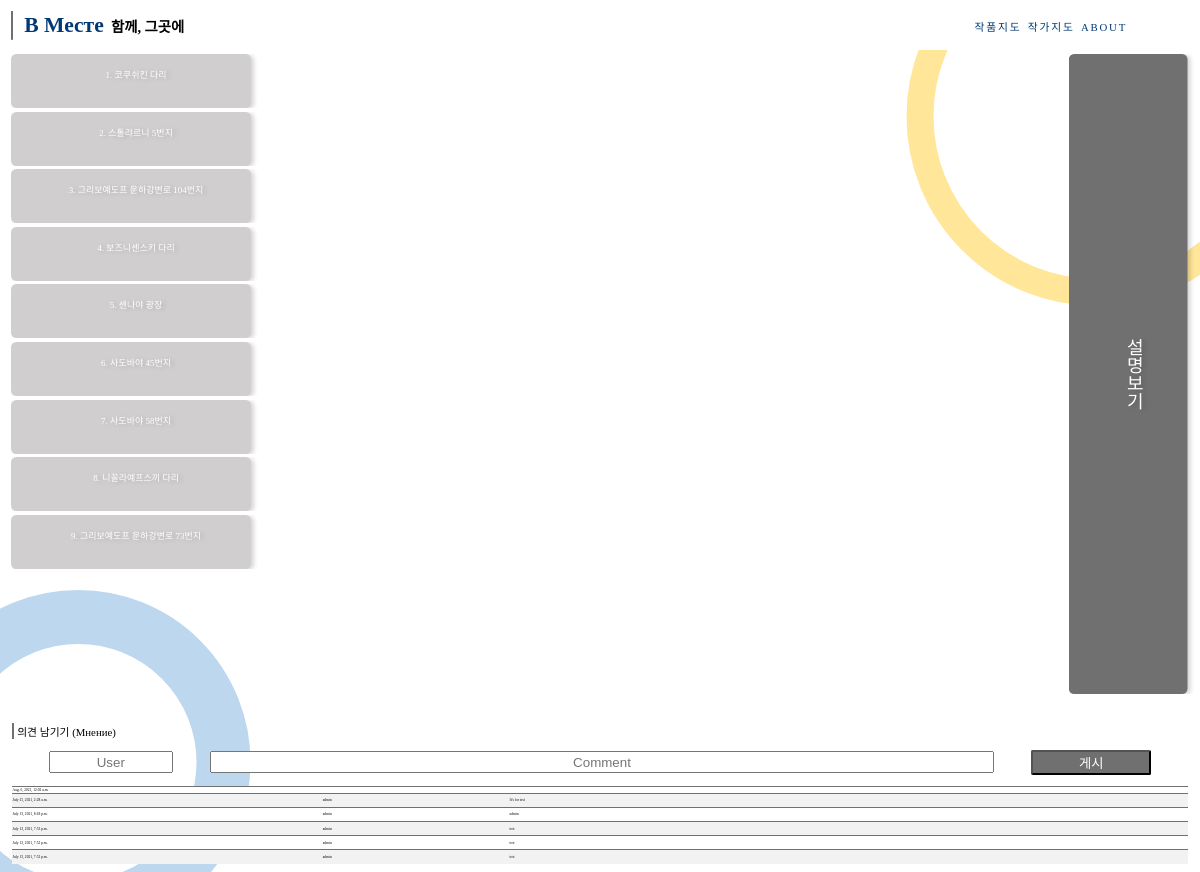
The app's page /pieces/1/, older data.
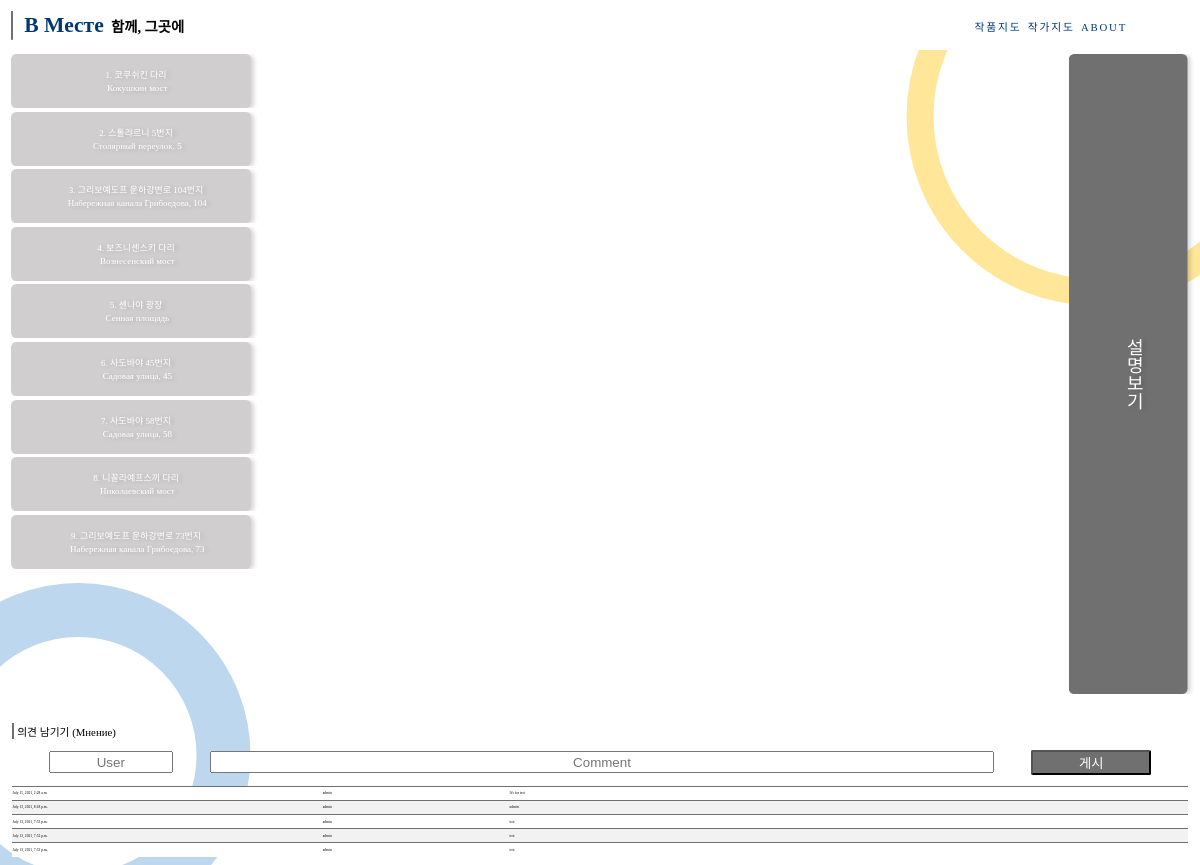
The same page, newer data.
### Bmeste/models.py (models this page shows, shortened)
class Piece_detail(models.Model):
    piece = models.ForeignKey(Piece, on_delete=models.CASCADE,)
    piece_detail = models.CharField(max_length=200, default="",)
    piece_detail_rus = models.CharField(max_length=200, default="",)
    location_lat = models.FloatField(default=0)
    location_lng = models.FloatField(default=0)
    location_heading = models.FloatField(default=0)
    location_pitch = models.FloatField(default=0)
    description = models.TextField(default="")

### Bmeste/views.py (the view)
# urls.py: re_path(r'^pieces/(?P<piece_id>\d+)/', views.piece_detail, name='piece_detail'),
def piece_detail(request, piece_id):
    piece = get_object_or_404(Piece, pk=piece_id)
    comments = piece.comments.all()
    context = {'piece': piece, 'comments': comments}
    return render(request, 'Bmeste/piece_detail.html', context)

### Bmeste/templates/Bmeste/piece_detail.html (shortened to what this page needs)
{% extends 'Bmeste/base.html' %}
{% block content %}
{% load static %}
    <link href="{% static 'Bmeste/css/styles-pieces_detail.css' %}" rel="stylesheet" type="text/css">
    <link href="{% static 'Bmeste/css/popup.css' %}" rel="stylesheet" type="text/css">
    <link href="//maxcdn.bootstrapcdn.com/font-awesome/4.1.0/css/font-awesome.min.css" rel="stylesheet" />
    <div class="seperate">
        <div id="map"></div>
        <div id="discription_btn">
            <svg class="box_discript">
                <rect class="box_rect_discript"></rect>
                <text text-anchor="middle"
                    alignment-baseline="middle"
                    x="50%" y="50%"
                    font-size="3rem"
                    fill="#ffffff"
                    filter="drop-shadow(1rem 0.3rem 0.6rem rgba(0, 0, 0, 0.161))">설명보기</text>
            </svg>
        </div>
        <div class="boxes">
        {% for detail in piece.piece_detail_set.all %}
            <div id="container">
                <svg class="box">
                    <rect class="box_rect"></rect>
                    <text text-anchor="middle"
                        alignment-baseline="middle"
                        x="49.5%" y="40%"
                        font-size="2.5rem"
                        fill="#ffffff"
                        filter="drop-shadow(1rem 0.3rem 0.6rem rgba(0, 0, 0, 0.161))">{{ forloop.counter }}. {{ detail.piece_detail }}</text>
                    <text text-anchor="middle"
                        alignment-baseline="middle"
                        x="50%" y="65%"
                        font-size="2.5rem"
                        fill="#ffffff"
                        filter="drop-shadow(1rem 0.3rem 0.6rem rgba(0, 0, 0, 0.161))">{{ detail.piece_detail_rus }}</text>
                </svg>
            </div>
        {% endfor %}
        </div>
    </div>
    <div class="comment">
        <p class="comment_head">의견 남기기 (Mнение)</p>
        <form action="{% url 'Bmeste:c_post' piece.id %}" method="POST">
            <input type="text" name="comment_user" id="comment_user" placeholder="User">
            <input type="text" name="comment_text" id="comment_text" placeholder="Comment">
            <button type="submit">게시</button>
        </form>
        {% if comments %}
        <table class="table">
        {% for comment in comments %}
            <tr>
                <td class="table_date">{{ comment.comment_date }}</td>
                <td class="table_user">{{ comment.comment_user }}</td>
                <td class="table_text">{{ comment.comment_text|linebreaks }}</td>
            </tr>
        {% endfor %}
        </table>
        {% else %}
        <p>No comment here yet :(</p>
        {% endif %}
    </div>
    {% endblock %}

Row changes from the older to the newer data that the page shows:
changed Piece_detail "코쿠쉬킨 다리": piece_detail_rus (not shown) → "Кокушкин мост"
changed Piece_detail "스톨랴르니 5번지": piece_detail_rus (not shown) → "Столярный переулок, 5"
changed Piece_detail "그리보예도프 운하강변로 104번지": piece_detail_rus (not shown) → "Набережная канала Грибоедова, 104"
changed Piece_detail "보즈니센스키 다리": piece_detail_rus (not shown) → "Вознесенский мост"
changed Piece_detail "센나야 광장": piece_detail_rus (not shown) → "Сенная площадь"
changed Piece_detail "사도바야 45번지": piece_detail_rus (not shown) → "Садовая улица, 45"
changed Piece_detail "사도바야 58번지": piece_detail_rus (not shown) → "Садовая улица, 58"
changed Piece_detail "니꼴라예프스끼 다리": piece_detail_rus (not shown) → "Николаевский мост"
changed Piece_detail "그리보예도프 운하강변로 73번지": piece_detail_rus (not shown) → "Набережная канала Грибоедова, 73"
